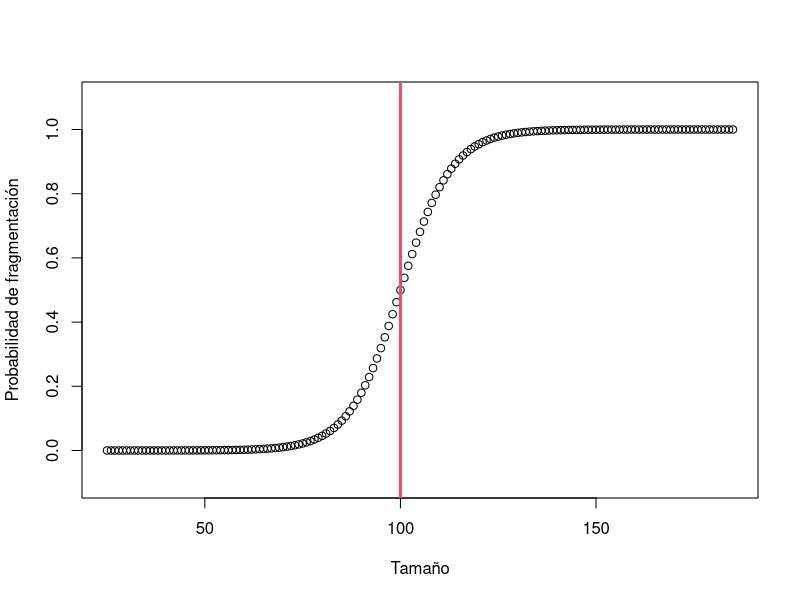

Write R code to recreate this figure.
k <- 1000
n <- 100000
originales <- rnorm(k)
cumulos <- originales - min(originales) + 1
cumulos <- round(n * cumulos / sum(cumulos))
diferencia <- n - sum(cumulos)
if (diferencia > 0) {
    for (i in 1:diferencia) {
        p <- sample(1:k, 1)
        cumulos[p] <- cumulos[p] + 1
    }
} else if (diferencia < 0) {
    for (i in 1:-diferencia) {
        p <- sample(1:k, 1)
        if (cumulos[p] > 1) {
            cumulos[p] <- cumulos[p] - 1
        }
    }
}
c <- median(cumulos) # tamanio critico de cumulos
d <- sd(cumulos) / 4 # factor arbitrario para suavizar la curva
sigmoid <- function(x, c, d) {
    return (1 / (1 + exp((c - x) / d)))
}
png("p8_sigmoid.png")
low <- min(cumulos)
high <- max(cumulos)
x <- low:high
plot(x, sigmoid(x, c, d), ylim=c(-0.1, 1.1), xlim=c(low, high),
     xlab="Tama\u{00f1}o", ylab="Probabilidad de fragmentaci\u{00f3}n")
abline(v = c, col=2, lwd=3)
graphics.off()
